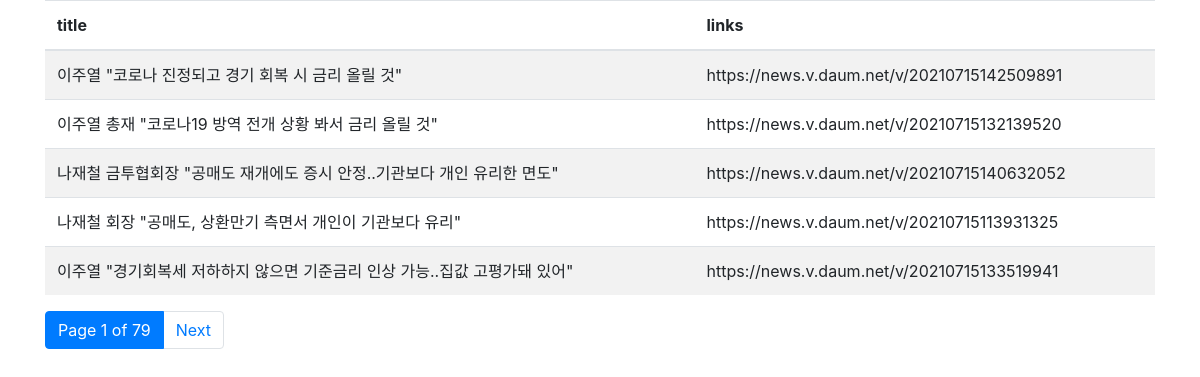
Screenshot of /board/list_paginator with the database file from the repository.
### polls/models.py (models this page shows)
class Economics(models.Model):
    title = models.CharField(max_length=100)
    href = models.CharField(max_length=100)
    create_date = models.CharField(max_length=100)

### board/views.py (the view)
# urls.py: path('board/list_paginator', boardviews.list_paginator),
def list_paginator(request):
    conn = sqlite3.connect('db.sqlite3')
    conn.row_factory = sqlite3.Row  # for getting columns
    curs = conn.cursor()
    curs.execute('select * from polls_economics pe')
    data = curs.fetchall()
    for row in data:
        print(row['title'], row['href'])
    paginator = Paginator(data, 5)
    result = dict()
    result['paginator'] = paginator
    page_number = request.GET.get('page', 1)
    result['page_obj'] = paginator.get_page(page_number)
    return render(request, 'board/list_paginator.html', context=result)

### templates/board/list_paginator.html (shortened to what this page needs)
<!DOCTYPE html>
<html lang="en">
<head>
</head>
<link rel="stylesheet" href="https://stackpath.bootstrapcdn.com/bootstrap/4.3.1/css/bootstrap.min.css"
>
<body>
<div class="container">
    <table class="table table-striped">
        <thead>
            <tr>
                <th>title</th>
                <th>links</th>
            </tr>
        </thead>
        <tbody>
            {% for row in page_obj %}
            <tr>
                <td>{{ row.title }}</td>
                <td>{{ row.href }}</td>
            </tr>
            {% endfor %}
        </tbody>
    </table>
    <ul class="pagination">
        <li class="page-item active"><a class="page-link" href="#">Page {{ page_obj.number }}  of {{ paginator.num_pages }}</a></li>
        <li class="page-item"><a class="page-link" href="?page={{ page_obj.next_page_number }}">Next</a></li>
    </ul>
</div>
</body>
</html>

### rows the page displays
Economics: title "이주열 \"코로나 진정되고 경기 회복 시 금리 올릴 것\"", href "https://news.v.daum.net/v/20210715142509891"
Economics: title "이주열 총재 \"코로나19 방역 전개 상황 봐서 금리 올릴 것\"", href "https://news.v.daum.net/v/20210715132139520"
Economics: title "나재철 금투협회장 \"공매도 재개에도 증시 안정..기관보다 개인 유리한 면도\"", href "https://news.v.daum.net/v/20210715140632052"
Economics: title "나재철 회장 \"공매도, 상환만기 측면서 개인이 기관보다 유리\"", href "https://news.v.daum.net/v/20210715113931325"
Economics: title "이주열 \"경기회복세 저하하지 않으면 기준금리 인상 가능..집값 고평가돼 있어\"", href "https://news.v.daum.net/v/20210715133519941"

### other values shown
{{ page_obj.number }} "1"
{{ paginator.num_pages }} "79"
